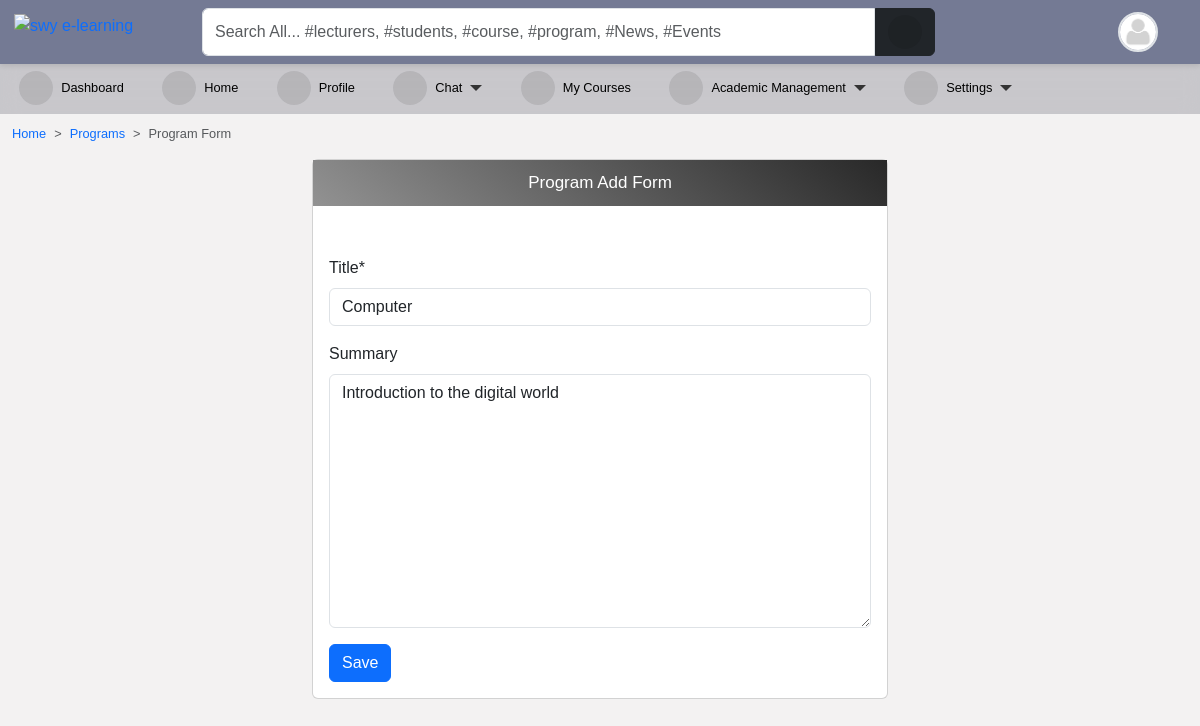
Screenshot of /programs/1/edit/ (signed in) with the database file from the repository.
### accounts/models.py (models this page shows, shortened)
class User(AbstractUser):
    is_student = models.BooleanField(default=False)
    is_lecturer = models.BooleanField(default=False)
    gender = models.CharField(max_length=1, choices=GENDERS, blank=True, null=True)
    phone = models.CharField(max_length=60, blank=True, null=True)
    address = models.CharField(max_length=60, blank=True, null=True)
    picture = models.ImageField(
        upload_to="profile_pictures/%y/%m/%d/", default="default.png", null=True
    )
    email = models.EmailField(blank=True, null=True)
    username_validator = ASCIIUsernameValidator()
    objects = CustomUserManager()
    class Meta:
        ordering = ("-date_joined",)
    @property
    def get_user_role(self):
        if self.is_superuser:
            role = "Admin"
        elif self.is_student:
            role = "Student"
        elif self.is_lecturer:
            role = "Lecturer"
        return role

### course/models.py (models this page shows, shortened)
class Program(models.Model):
    title = models.CharField(max_length=150, unique=True)
    summary = models.TextField(null=True, blank=True)
    objects = ProgramManager()

### accounts/decorators.py (the view)
    def wrapper(request, *args, **kwargs):
        if test_func(request.user):
            return function(request, *args, **kwargs) if function else None
        else:
            return redirect(redirect_to)

### course/forms.py
class ProgramForm(forms.ModelForm):
    class Meta:
        model = Program
        fields = "__all__"
    def __init__(self, *args, **kwargs):
        super().__init__(*args, **kwargs)
        self.fields["title"].widget.attrs.update({"class": "form-control"})
        self.fields["summary"].widget.attrs.update({"class": "form-control"})

### course/views.py (called while the page is built)
@login_required(login_url='login')
@lecturer_required
def edit_program(request, pk):
    program = Program.objects.get(pk=pk)
    if request.method == "POST":
        form = ProgramForm(request.POST, instance=program)
        if form.is_valid():
            form.save()
            messages.success(
                request, str(request.POST.get("title")) + " program has been updated."
            )
            return redirect("programs")
    else:
        form = ProgramForm(instance=program)
    return render(
        request,
        "course/program_add.html",
        {"title": "Edit Program", "form": form},
    )

### templates/course/program_add.html (shortened to what this page needs)
{% extends 'base.html' %}
{% load crispy_forms_tags %}
{% load static %}
{% block content %}
<nav style="--bs-breadcrumb-divider: '>';" aria-label="breadcrumb">
    <ol class="breadcrumb">
        <li class="breadcrumb-item"><a href="/">Home</a></li>
        <li class="breadcrumb-item"><a href="{% url 'programs' %}">Programs</a></li>
        <li class="breadcrumb-item active" aria-current="page">Program Form</li>
    </ol>
</nav>
<div class="row">
<div class="col-md-6 mx-auto">
    <div class="card">
        <p class="form-title">Program Add Form</p>
        <div class="p-3"><br>
            <form action="" method="POST">{% csrf_token %}
                {{ form|crispy }}
                <input class="btn btn-primary" type="submit" value="Save">
            </form>
        </div>
    </div>
</div>
</div>
{% endblock content %}

### templates/navbar.html (shortened to what this page needs)
{% load static %}
<div id="top-navbar" class="py-2 top-navbar">
	<div class="container">
		<a href="/" class="head-logo">
			<img src="{% static 'img/swy e-learning.jpg' %}" width="40px" alt="swy e-learning">
		</a>
		<div class="nav-wrapper">
			<form class="form-header" action="{% url 'query' %}" method="GET">
				<input id="primary-search" class="form-control rounded-end-0" type="text" name="q" value="{{ request.GET.q }}"
					placeholder="Search All... #lecturers, #students, #course, #program, #News, #Events" required />
				<button class="btn btn-dark rounded-start-0" type="submit">
					<i class="fas fa-search"></i>
				</button>
			</form>
			<div class="dropdown index">
				<div class="avatar border border-2" type="button" data-bs-toggle="dropdown" aria-expanded="false">
					<img src="{{ request.user.picture.url }}">
				</div>
			</div>
		</div>
	</div>
</div>

### static/scss/style1.css (style rules this page uses)
*, body { font-family: "Rubik", sans-serif; }
body { background-color: #f3f2f2; }
#top-navbar { position: fixed; top: 0; right: 0; -webkit-margin-start: -10px; z-index: 90; padding: 0; background: #747a94; box-shadow: 0px 2px 5px 0px rgba(0, 0, 0, 0.1); transition: 0.3s; margin: 0; }
#top-navbar .container { display: flex; background-color: transparent; position: relative; }
#top-navbar .nav-wrapper { display: flex; flex-wrap: wrap; justify-content: space-between; align-items: center; width: 100%; margin-left: 10rem; background-color: transparent; }
#top-navbar .nav-wrapper .form-header { display: flex; flex: 0.8; }
#top-navbar .nav-wrapper .form-header button { flex: 0.1; }
#top-navbar { left: 0; }
.avatar { width: 40px; height: 40px; border-radius: 50%; overflow: hidden; }
.avatar img { width: 100%; height: 100%; -o-object-fit: cover; object-fit: cover; }
a { color: var(--bs-primary); text-decoration: none; }
.form-title { display: flex; align-items: center; justify-content: center; font-weight: 400; font-size: 17px; padding: 10px; background: linear-gradient(40deg, #929292, #282828); color: #ffffff; text-align: center; margin-bottom: 10px; }
.fas, .fa { font-size: 16px; display: inline-flex; align-items: center; justify-content: center; width: 34px; height: 34px; background-color: rgba(0, 0, 0, 0.093); border-radius: 50%; }

### templates/aside.html (style rules this page uses)
li { font-size: .8rem; }

### templates/navbar.html (style rules this page uses)
.head-logo { position: absolute; left: -1rem; top: 0.3rem; }

### rows the page displays
User: user.picture (placeholder picture)
Program: title "Computer", summary "Introduction to the digital world"
